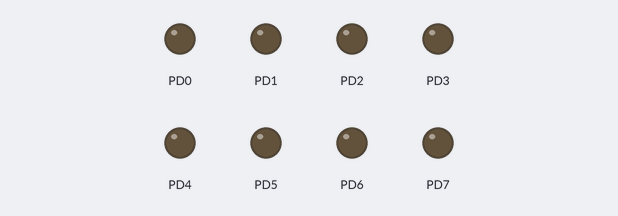
Bench run of a program on a simulated ATmega8, built with avr-gcc and emulated at 1 MHz. Shown: output pins drawn as LEDs (lit = HIGH).

Above: at 1.3 s.
At 3.9 s:
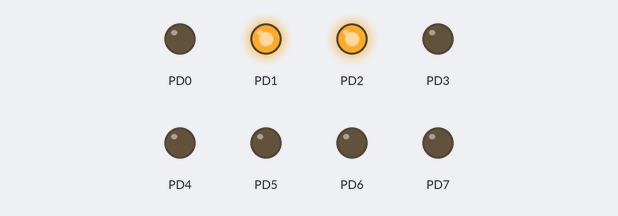
Timing chart, 0 to 6.3 s (numbered marks = the images above):
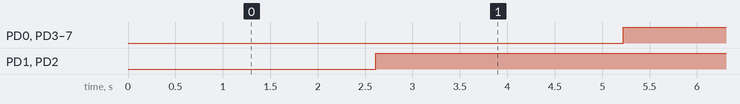

Measured:
- by itself, PD0, PD3–7: alternates HIGH for 2.9 s and LOW for 2.6 s
- by itself, PD1, PD2: LOW → HIGH at 2.6 s

The program:

main.c
```c
/*#define F_CPU 1000000UL
#include <avr/io.h>


int main(void)
{  DDRD =0xFF;
	PORTD=0x0;
	TCCR0=0x5;
	TCNT0=0;// 255    1000000/1024=976,5625: 1/976,5625=0,0010235../255= 0,261...


	while(1)
		{
			if(TCNT0==128)  //255/2=128==0,261/2=0,13..
			{
				PORTD=0x6;
			}
			if(TCNT0==255)  //255/2=128==0,261/2=0,13..
			{
				PORTD=0xFF;
			}


			}

}*/
#define F_CPU 1000000UL
#include <avr/io.h>
int z=0;


int main(void)
{  DDRD =0xFF;         //Timer0
	PORTD=0x0;
	TCCR0=0x5;
	TCNT0=0;// 255    1000000/1024=976,5625: 1/976,5625=0,0010235../255= 0,261...


	while(1)
	{if(TCNT0==255)
		{z++;
		TCNT0=0;
		}
		if(z==10)  //10 *0,261=2,61 sec
		{
			PORTD=0x6;
		}
		if(z==20)  //255/2=128==0,261/2=0,13..
		{
			PORTD=0xFF;
		}
		if(z>20)
		{
			z=0;
		}


	}

}
```
